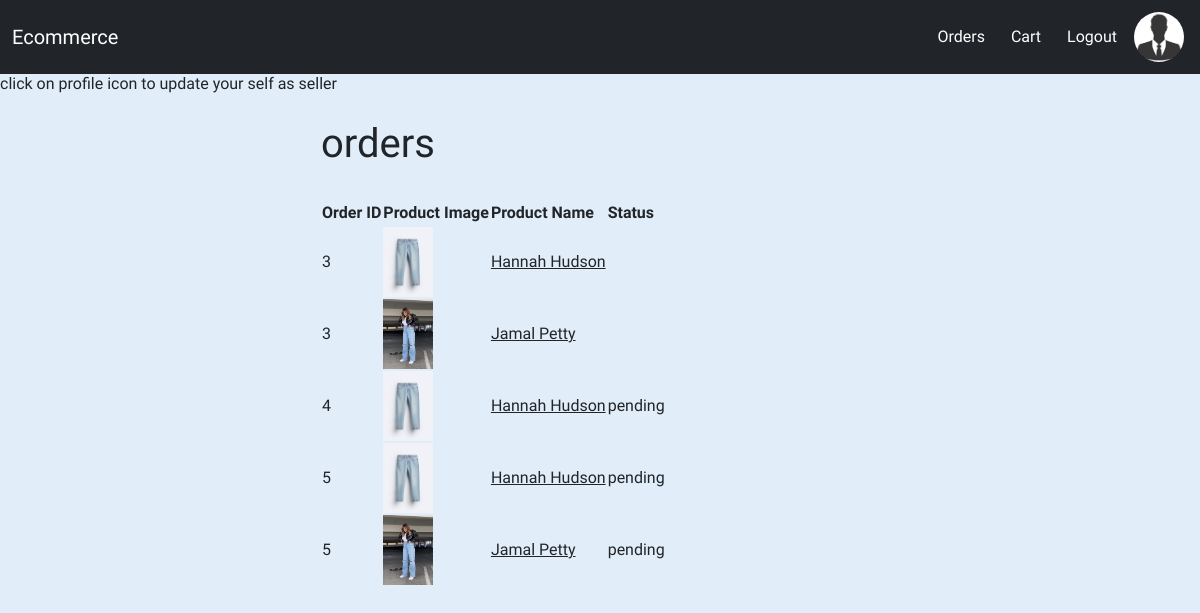
The page /order_history/ (signed in) on the database as committed earlier.
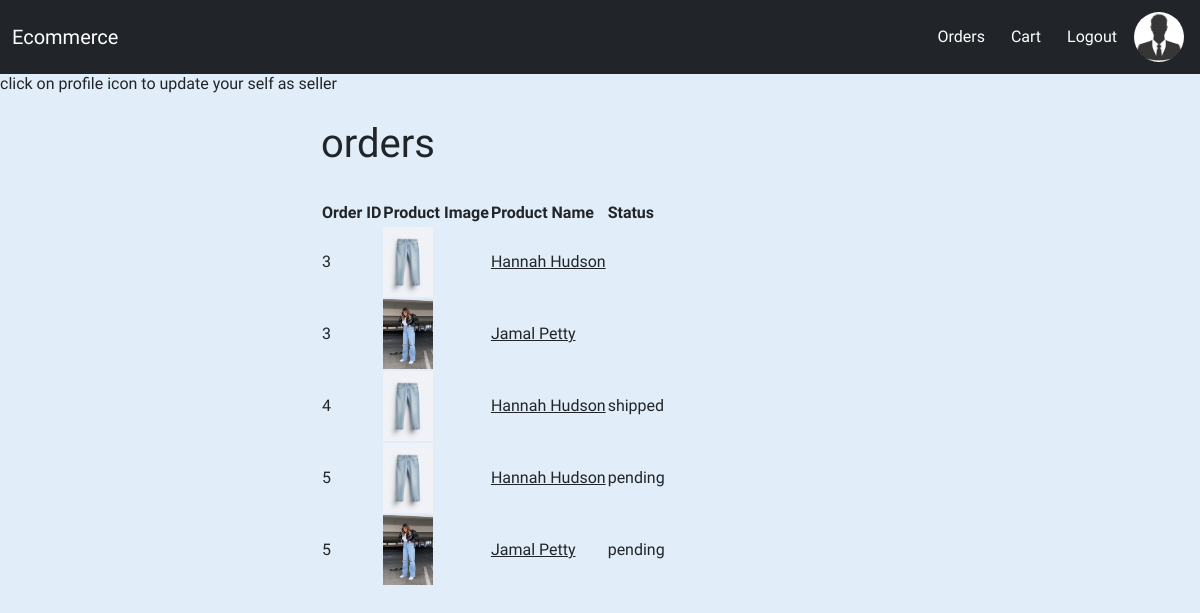
The same page on the database as committed later.
### cart/models.py (models this page shows)
class CartItem(models.Model):
    user = models.ForeignKey(User, on_delete=models.CASCADE)
    product = models.ForeignKey(Product, on_delete=models.CASCADE)
    quantity = models.PositiveIntegerField(default=1)
    order = models.ForeignKey(Order, on_delete=models.CASCADE, null=True, blank=True)

class Order(models.Model):
    user = models.ForeignKey(User, on_delete=models.CASCADE)
    status = models.CharField(max_length=255)
    shipping_address = models.TextField()
    city = models.CharField(max_length=255,default="")
    state = models.CharField(max_length=255,default="")
    postal_code = models.IntegerField(default=0)
    country = models.CharField(max_length=255,default="")
    total_price = models.DecimalField(max_digits=10, decimal_places=2)

### product/models.py (models this page shows)
class Product(models.Model):
    CATEGORY_CHOICES = [
        ('mens_wear', 'Mens Wear'),
        ('ladies_wear', 'Ladies Wear'),
        ('children_wear', 'Children Wear'),
    ]
    name = models.CharField(max_length=255)
    description = models.TextField()
    price = models.DecimalField(max_digits=10, decimal_places=2)
    category = models.CharField(max_length=255)
    image = models.ImageField(upload_to='product_images/')
    seller = models.ForeignKey(User, on_delete=models.CASCADE)

### cart/views.py (the view)
# urls.py: path("order_history/", views.order_history , name = 'order_history'),
def order_history(request):
    user_orders = Order.objects.filter(user=request.user)
    orders = []
    for order in user_orders:
        orders.append(order.id)
    cart_items = CartItem.objects.filter(order__id__in=orders)
    context = {
       "cart_items" : cart_items,
    }
    return render(request,'cart/order_history.html',context)

### templates/cart/order_history.html
{% extends 'base.html' %}
{% block content %}
<div class="col-md-6 offset-md-3">
<h1>orders</h1>
<br/>
<table>
    <thead>
      <tr>
          <th>Order ID</th>
        <th>Product Image</th>
        <th>Product Name</th>
        <th>Status</th>
      </tr>
    </thead>
    <tbody>
      {% for cart_item in cart_items %}
        <tr>
            <td>{{ cart_item.order.id }}</td>
          <td>
            <img src="{{ cart_item.product.image.url }}" height="70" width="50" class="img-sm" />
          </td>
          <td>
            <a href="#" class="title text-dark">{{ cart_item.product.name }}</a>
          </td>
          <td>{{ cart_item.order.status }}</td>
        </tr>
      {% endfor %}
    </tbody>
  </table>
</div>
{% endblock %}

### templates/base.html (shortened to what this page needs)
{% load static %}
<!doctype html>
<html lang="en">
  <head>
    <link href="https://cdn.jsdelivr.net/npm/bootstrap@5.2.3/dist/css/bootstrap.min.css" rel="stylesheet">
  </head>
  <body>
    {% include 'navbar.html' %}
    {% if not request.user.profile.is_seller %}
      click on profile icon to update your self as seller
    {% endif %}
    <div class="container">
        <br/>
        {% block content %}
        {% endblock %}
    </div>
  </body>
</html>

### templates/navbar.html (shortened to what this page needs)
{% load static %}
<nav class="fixed-top navbar navbar-expand-lg navbar-dark bg-dark">
    <div class="container-fluid">
      <a class="navbar-brand" href="{% url 'home' %}">Ecommerce</a>
      <div class="collapse navbar-collapse" id="navbarSupportedContent">
        {% if user.is_authenticated  %}
        <div>
          <a href="{% url 'order_history'%}">
            <button type="submit" class="btn btn-dark">Orders</button>
          </a>
        </div>
        <div>
          <a href="{% url 'cart'%}">
            <button type="submit" class="btn btn-dark">Cart {{product_in_cart }}</button>
          </a>
        </div>
        <div>
          <a href="{% url 'logout'%}">
            <button type="submit" class="btn btn-dark">Logout</button>
          </a>
        </div>
        {%  endif %}
        <div class="">
          {% if user.is_authenticated %}
            <a  class ="text-decoration-none" href = "{% url 'update_profile'  %}" >
                <img src="{% static 'images/default_profile_pic.jpg' %}" height=50  width=50 class="m-1 rounded-circle" alt="profile images">
            </a>
          {% endif %}
        </div>
      </div>
    </div>
  </nav>
  <br>
  <br>
  <br>

### templates/base.html (style rules this page uses)
body { font-family: 'Cambay', sans-serif; background-color: #e1edf8; }

Rows that differ between the two databases and show on the page:
changed through a linked row, CartItem: order.status "pending" → "shipped"
